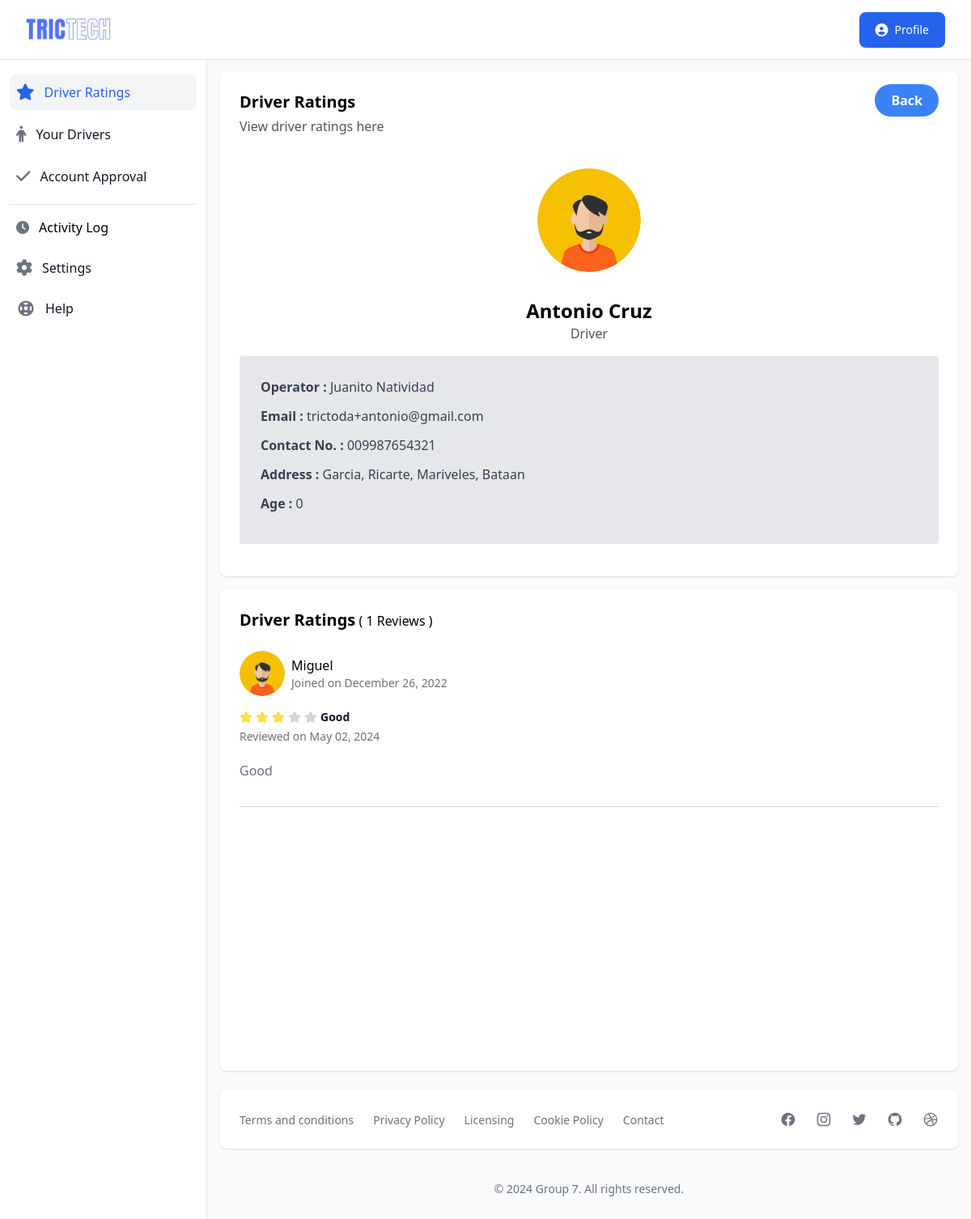
The page /operator/ratings.php?driver_id=2ec717856a823016 (signed in) on the database its author committed.
### tables this page shows
CREATE TABLE `account` (
  `id` int(11) NOT NULL,
  `unique_id` varchar(100) NOT NULL,
  `profile_img` varchar(250) DEFAULT NULL,
  `fname` varchar(50) NOT NULL,
  `lname` varchar(50) NOT NULL,
  `email` varchar(50) NOT NULL,
  `contact` varchar(20) NOT NULL,
  `birthdate` varchar(20) DEFAULT NULL,
  `address` varchar(100) DEFAULT NULL,
  `password` varchar(255) NOT NULL,
  `status` varchar(20) NOT NULL,
  `suspension` varchar(30) DEFAULT 'NO',
  `suspension_reason` varchar(255) DEFAULT NULL,
  `position` varchar(20) NOT NULL,
  `type` varchar(30) NOT NULL,
  `vercode` varchar(6) DEFAULT NULL,
  `date` varchar(50) NOT NULL
);

CREATE TABLE `driver_ratings` (
  `id` int(11) NOT NULL,
  `driver_id` varchar(20) DEFAULT NULL,
  `passenger_id` varchar(20) NOT NULL,
  `name` varchar(50) NOT NULL,
  `star` int(2) NOT NULL,
  `title` varchar(100) NOT NULL,
  `comment` text NOT NULL,
  `datetime` varchar(20) NOT NULL,
  `timestamp` timestamp NOT NULL DEFAULT current_timestamp() ON UPDATE current_timestamp()
);

### operator/ratings.php (the view, shortened to what this page needs)
<?php
    include '../database/connect.php';
    $unique_id = $_SESSION['unique_id'];
    $sqlUser = mysqli_query($conn,"SELECT * FROM account WHERE unique_id = '$unique_id';");
    if(mysqli_num_rows($sqlUser) > 0){
        while($row = mysqli_fetch_assoc($sqlUser)){
            $getFirstName = $row["fname"];
            $getLastName = $row["lname"];
            $getDate = $row["date"];
        }
    }
?>
<!DOCTYPE html>
<html lang="en">
<head>
    <link rel="stylesheet" href="../dist/output.css">
    <link rel="stylesheet" href="https://cdn.datatables.net/1.13.1/css/jquery.dataTables.min.css">
    <link rel="stylesheet" href="https://cdnjs.cloudflare.com/ajax/libs/font-awesome/6.2.1/css/all.min.css" />
    <link rel="stylesheet" href="https://cdn.jsdelivr.net/npm/tw-elements/dist/css/index.min.css" />
    <script src="https://cdn.tailwindcss.com"></script>
</head>
<body class="bg-gray-50">
    <?php
        $driverID = $_GET["driver_id"] ?? "";
        $sqlDriver = mysqli_query($conn,"SELECT * FROM account WHERE unique_id = '$driverID';");
        if(mysqli_num_rows($sqlDriver) > 0){
            while($row = mysqli_fetch_assoc($sqlDriver)){
                $getDrivFName = $row["fname"];
                $getDrivLName = $row["lname"];
                $getDrivEmail = $row["email"];
                $getDrivContact= $row["contact"];
                $getDrivBirth = $row["birthdate"];
                $getDrivAddress = $row["address"];
                $getProfileImg = $row['profile_img'];
            }
        }
    ?>
    <div>
        <nav class="bg-white border-b border-gray-200 fixed z-30 w-full">
            <div class="px-3 py-3 lg:px-5 lg:pl-3">
                <div class="flex items-center justify-between">
                    <div class="flex items-center justify-start">
                        <a href="dashboard.php" class="text-xl font-bold flex items-center p-2 lg:ml-2.5">
                            <img class="w-20 lg:w-28" src="../images/logo.png" alt="logo">
                        </a>
                    </div>
                    <div class="flex items-center">
                        <div class="hidden lg:block">
                            <a href="#" id="dropdownDefault" data-dropdown-toggle="dropdown" class="sm:inline-flex ml-5 text-white bg-blue-600 hover:bg-blue-700 focus:ring-4 font-medium rounded-lg text-sm px-5 py-2.5 text-center items-center mr-3">
                                <i class="mr-2 text-base fa fa-user-circle" aria-hidden="true"></i>
                                Profile
                            </a>
                        </div>
                    </div>
                </div>
            </div>
        </nav>
        <div class="flex overflow-hidden bg-white pt-16">
            <aside id="sidebar" class="fixed hidden z-20 h-full top-0 left-0 pt-16 flex lg:flex flex-shrink-0 flex-col w-64 transition-width duration-75" aria-label="Sidebar">
                <div class="relative flex-1 flex flex-col min-h-0 border-r border-gray-200 bg-white pt-0">
                    <div class="flex-1 flex flex-col pt-5 pb-4 overflow-y-auto">
                        <div class="flex-1 px-3 bg-white divide-y space-y-1">
                            <ul class="space-y-2 pb-2">
                                <li>
                                    <a href="dashboard.php" class="text-base text-gray-900 font-normal rounded-lg bg-gray-100 flex items-center p-2 group ">
                                    <i class="fa fa-star text-xl text-blue-600 flex-shrink-0 transition duration-75" aria-hidden="true"></i>
                                    <span class="ml-3 flex-1 whitespace-nowrap text-blue-600">Driver Ratings</span>
                                    </a>
                                </li>
                                <li>
                                    <a href="drivers.php" class="text-base text-gray-900 font-normal rounded-lg hover:bg-gray-100 flex items-center p-2 group ">
                                    <i class="fa fa-male text-xl text-gray-500 flex-shrink-0 group-hover:text-gray-900 transition duration-75" aria-hidden="true"></i>
                                    <span class="ml-3 flex-1 whitespace-nowrap">Your Drivers</span>
                                    </a>
                                </li>
                                <li>
                                    <a href="account-approval.php" class="text-base text-gray-900 font-normal rounded-lg hover:bg-gray-100 flex items-center p-2 group ">
                                    <i class="fa fa-check text-xl text-gray-500 flex-shrink-0 group-hover:text-gray-900 transition duration-75" aria-hidden="true"></i>
                                    <span class="ml-3 flex-1 whitespace-nowrap">Account Approval</span>
                                    </a>
                                </li>
                            </ul>
                            <div class="space-y-2 pt-2">
                                <a href="logs.php" class="text-base hover:bg-gray-100 font-normal rounded-lg group transition duration-75 flex items-center p-2">
                                    <i class="fa fa-clock  text-base text-gray-500 flex-shrink-0 group-hover:text-gray-900 transition duration-75" name="settings-outline"></i>
                                    <span class="ml-3">Activity Log</span>
                                </a>
                                <a href="../setting.php" class="text-base text-gray-900 font-normal rounded-lg hover:bg-gray-100 group transition duration-75 flex items-center p-2">
                                    <i class="fa fa-cog  text-xl text-gray-500 flex-shrink-0 group-hover:text-gray-900 transition duration-75" name="settings-outline"></i>
                                    <span class="ml-3">Settings</span>
                                </a>
                                <a href="#" class="text-base text-gray-900 font-normal rounded-lg hover:bg-gray-100 group transition duration-75 flex items-center p-2">
                                    <span class="ml-3">Help</span>
                                </a>
                            </div>
                        </div>
                    </div>
                </div>
            </aside>
            <div id="main-content" class="h-full w-full bg-gray-50 relative overflow-y-auto lg:ml-64">
                <main>
                <div class="pt-6 px-4">
                        <div class="w-full grid grid-cols-1 xl:grid-cols-2 2xl:grid-cols-3 gap-4">
                            <div class="bg-white shadow rounded-lg p-4 sm:p-6 xl:p-8 ">
                                <div class="flex justify-between">
                                    <span class="text-xl font-semibold block">Driver Ratings</span>
                                    <a href="dashboard.php" class="-mt-2 text-md font-bold text-white bg-blue-500 rounded-full px-5 py-2 hover:bg-blue-600">Back</a>
                                </div>
                                <span class="text-gray-600">View driver ratings here</span>
                                <div class="flex flex-col mt-2">
                                    <div class="overflow-x-auto rounded-lg">
                                        <div class="w-full h-1/2 p-8 flex justify-center">
                                            <img class="w-32 h-32 rounded-full" src="../images/profile/<?php echo $getProfileImg ?? "profile.png"; ?>" alt="Rounded avatar">
                                        </div>
                                        <div class="justify-center text-center">
                                            <p class="text-2xl font-semibold block"><?php echo $getDrivFName ." ". $getDrivLName; ?></>
                                            <h3 class="text-gray-600">Driver</h3>
                                        </div>
                                        <div class="mb-4 bg-gray-200 appearance-none border-2 border-gray-200 rounded w-full p-6 mt-4 text-gray-700 leading-tight focus:outline-none focus:bg-white focus:border-purple-500">
                                            <p class="block text-gray-700 text-base mb-3"><span class="font-bold">Operator : </span><?php echo $getFirstName . " ". $getLastName; ?></p>
                                            <p class="block text-gray-700 text-base mb-3"><span class="font-bold">Email : </span><?php echo $getDrivEmail; ?></p>
                                            <p class="block text-gray-700 text-base mb-3"><span class="font-bold">Contact No. : </span>0<?php echo $getDrivContact; ?></p>
                                            <p class="block text-gray-700 text-base mb-3"><span class="font-bold">Address : </span><?php echo $getDrivAddress; ?></p>
                                            <p class="block text-gray-700 text-base mb-3"><span class="font-bold">Age : </span><?php echo $age = date_diff(date_create($getDrivBirth), date_create('today'))->y;?></p>
                                        </div>
                                    </div>
                                </div>
                            </div>
                            <div class="bg-white shadow rounded-lg p-4 sm:p-6 xl:p-8  2xl:col-span-2 h-[595px] overflow-y-auto">
                                <div>
                                    <p><span class="font-bold text-xl">Driver Ratings</span>
                                        ( <?php
                                            $sql = "SELECT COUNT(driver_id) as rating_count FROM driver_ratings WHERE driver_id = '$driverID'";
                                            $result = $conn->query($sql);
                                            if ($result->num_rows > 0) {
                                                while($row = $result->fetch_assoc()) {
                                                    echo $row["rating_count"];
                                                }
                                            } else {
                                                echo "0";
                                            }
                                        ?>  Reviews )
                                    </p>
                                </div>
                                <div>
                                    <?php
                                        $getRatings = "SELECT * FROM driver_ratings WHERE driver_id = ? ORDER BY datetime DESC";
                                        $stmt = $conn->prepare($getRatings);
                                        $stmt->bind_param("s", $driverID);
                                        $stmt->execute();
                                        $result = $stmt->get_result();
                                        if ($result->num_rows > 0) {
                                            while ($row = $result->fetch_assoc()) {
                                                $name = $row['name'];
                                                $title = $row['title'];
                                                $comment = $row['comment'];
                                                $created_at = $row['datetime'];
                                                ?>
                                                <article class="pt-6 pb-6 border-b border-gray-300">
                                                    <div class="flex items-center mb-4">
                                                        <img class="w-14 h-14 rounded-full" src="../images/profile/<?php echo $getProfileImg ?? "profile.png"; ?>" alt="Rounded avatar">
                                                        <div class="font-medium dark:text-white">
                                                            <p class="ml-2"><?php echo $name; ?> <time class="block text-sm text-gray-500 dark:text-gray-400">Joined on <?php echo $getDate ? strftime("%B %d, %Y", strtotime($getDate)) : ""; ?></time></p>
                                                        </div>
                                                    </div>
                                                    <div class="flex items-center mb-1 space-x-1 rtl:space-x-reverse">
                                                        <h3 class="ms-2 text-sm font-semibold text-gray-900 dark:text-white"><?php echo $title; ?></h3>
                                                    </div>
                                                    <footer class="mb-5 text-sm text-gray-500 dark:text-gray-400"><p>Reviewed on <time datetime="2017-03-03 19:00"><?php echo $created_at ? strftime("%B %d, %Y", strtotime($created_at)) : ""; ?></time></p></footer>
                                                    <p class="mb-2 text-gray-500 dark:text-gray-400"><?php echo $comment; ?></p>
                                                </article>
                                                <?php
                                            }
                                        } else {
                                            echo "No ratings found for this driver.";
                                        }
                                    ?>
                                </div>
                            </div>
                        </div>
                    </div>
                </main>
                <footer class="bg-white md:flex md:items-center md:justify-between shadow rounded-lg p-4 md:p-6 xl:p-8 my-6 mx-4">
                    <ul class="flex items-center flex-wrap mb-6 md:mb-0">
                        <li><a id="terms_modal" href="#" class="text-sm font-normal text-gray-500 hover:underline mr-4 md:mr-6">Terms and conditions</a></li>
                        <li><a id="privacy_modal" href="#" class="text-sm font-normal text-gray-500 hover:underline mr-4 md:mr-6">Privacy Policy</a></li>
                        <li><a id="license_modal"  href="#" class="text-sm font-normal text-gray-500 hover:underline mr-4 md:mr-6">Licensing</a></li>
                        <li><a id="cookie_modal" href="#" class="text-sm font-normal text-gray-500 hover:underline mr-4 md:mr-6">Cookie Policy</a></li>
                        <li><a id="member_modal" href="#" class="text-sm font-normal text-gray-500 hover:underline">Contact</a></li>
                    </ul>
                    <div class="flex sm:justify-center space-x-6">
                    <a href="#" class="text-gray-500 hover:text-gray-900">
                    </a>
                    <a href="#" class="text-gray-500 hover:text-gray-900">
                    </a>
                    <a href="#" class="text-gray-500 hover:text-gray-900">
                    </a>
                    <a href="#" class="text-gray-500 hover:text-gray-900">
                    </a>
                    <a href="#" class="text-gray-500 hover:text-gray-900">
                    </a>
                    </div>
                </footer>
                <p class="text-center text-sm text-gray-500 my-10">
                    &copy; <?php echo date('Y'); ?> <a href="#" class="hover:underline" >Group 7</a>. All rights reserved.
                </p>
            </div>
        </div>
    </div>
</body>
</html>

### rows shown on the page
account: fname "Antonio", lname "Cruz", email "trictoda+antonio@gmail.com", contact "09987654321", address "Garcia, Ricarte, Mariveles, Bataan", birthdate "0"
account: fname "Juanito", lname "Natividad", date "December 26, 2022"
driver_ratings: name "Miguel", star 3 (drawn), title "Good", datetime "May 02, 2024", comment "Good"

### other values the page prints
$row["rating_count"] "1"
